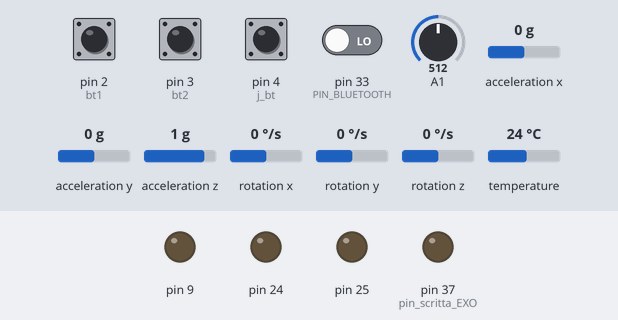
This program was run on a simulated Teensy 4. On the bench: output pins drawn as LEDs (lit = HIGH). The test bench sets the inputs (shaded band); at power-on: pin 2 (bt1), pin 3 (bt2), pin 4 (j_bt) HIGH, pin 33 (PIN_BLUETOOTH) LOW, A1 = 512, acceleration x 0 g, acceleration y 0 g, acceleration z 1 g, rotation x 0 °/s, rotation y 0 °/s, rotation z 0 °/s, temperature 24 °C. What the program prints to the serial monitor is not drawn.

Above: at 1.3 s.
1.4 s: pin 2 (bt1) pulled LOW for 0.15 s
At 1.9 s:
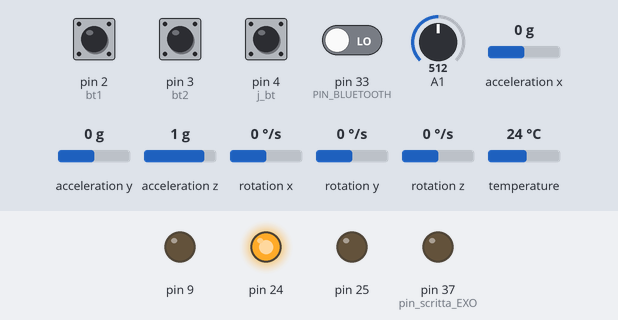
4.5 s: pin 3 (bt2) pulled LOW for 0.15 s
At 5.5 s:
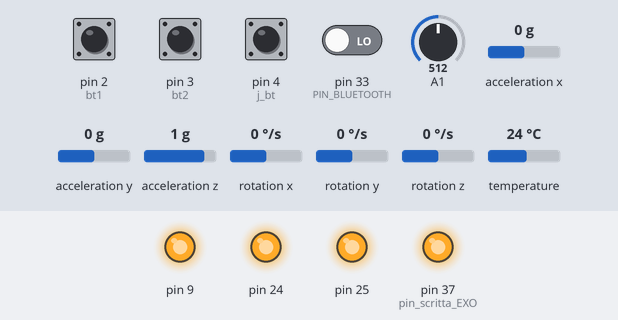
6.1 s: pin 2 (bt1) pulled LOW for 1 s
At 6.7 s:
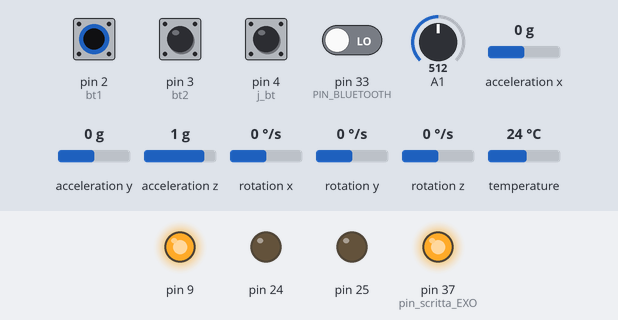
10.5 s: pin 2 (bt1) driven LOW and pin 33 (PIN_BLUETOOTH) driven LOW
At 11.3 s:
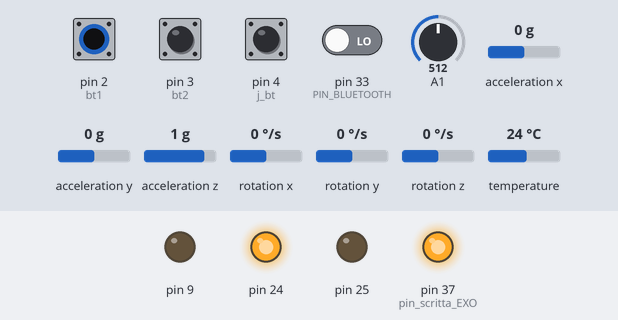
13.5 s: pin 2 (bt1) driven HIGH
At 14.6 s:
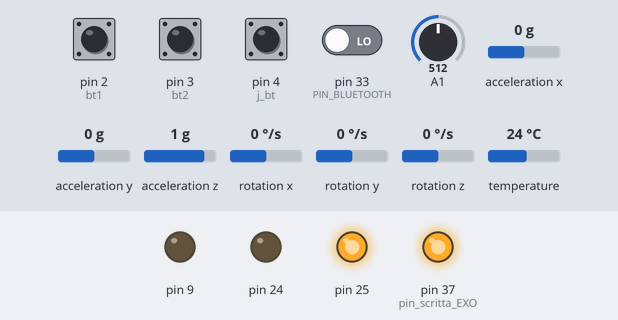
Timing chart, 0 to 16.5 s (numbered marks = the images above; inputs shaded):
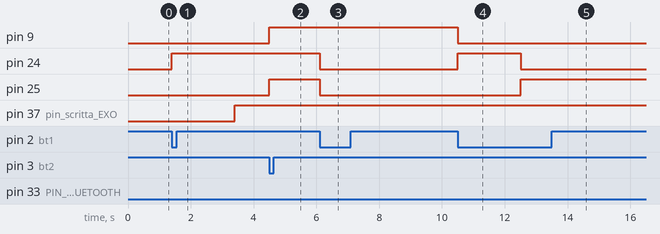

The program:

main.cpp
```cpp
#define PIN_BLUETOOTH 33
#include <iostream>
#include <Arduino.h>
//#include <SPI.h>
//#include <mcp2515.h>
#include <tMotor.h>
#include <PID.cpp>
#include <controller.cpp>
#include <svmML.cpp>
#include <Wire.h>
#include <curves.h>

////////////////MPU6050////////////////////
#include <Adafruit_MPU6050.h>
#include <Adafruit_Sensor.h>
Adafruit_MPU6050 mpu;

//oggetto per calcolo Machine Learning
Svm ml_calculator;


/////////////////////////////////////////////VARIABLES//////////////////////////////////////////////

//da rivedere
int hip;
int knee;

// risultato retta nelle curve camminata per valore x
unsigned int tempo = 1;
// x della retta per curve camminata
float xT = 0;
// fattore scala per iniziare camminata con curve piccole
float scala = 0;
//fattore scala in orizzontale
float scaleHori;


//variables of speed, position and torque
float speed = 0;
float speedKnee;
float position;
float positionKnee;
float torque;
float torqueKnee;

float setPosHip;
float setPosKnee;

long unsigned int current_ID;


float id;

//oggetto controller per ricevere info su controller mode
Controller ct;

//variables for App control
byte modeBluetooth;
int speedBluetooth;


//variable to start motor every time the mode is changed in 1
bool startMotor = true;

//message from APP
String messageB;


/*
mode 1 --> freeMode
mode 2 --> gyroMode
mode 3 --> PIDMode (forse no)
mode 5 --> calibrationMode
*/


////////////////////////////FUNCTIONS////////////////////////////////////////

/* declaration of functions
void joystickMode(byte direction);

void checkModeBluetooth(byte mode);
//mode libera con motori disable e libertà di movimento
void freeMode();
//mode con giroscopio e algoritmo di machine learning
void gyroMode();
//mode PID forse non serve
void PIDmode(int posHip, int posKnee);
//funzione per settare posizione motori |||forse non necessaria
void setMode(int posKnee, int posHip);
//funzione per scrivere messaggi ad EXO APP
void writeBluetooth(String message);
//funzione per leggere stringhe da EXO APP
String readMessageBluetooth();
//funzione per print info su mode corrente
void logStatus(int level);
// funzione per calibrare posizione con joystick
void calibrationMode();
//funzione per resettare valori per curve camminata
void resetValues(float *scale, unsigned int *tempo, float *xT);
*/

void gravityMode(){
  read_fromMotor(current_ID,position,speed,torque);
  float p_in = position;
  float t_in = 10 * sin(position + 0.06) + 0.0;
  Serial.println(torque);
  sendToMotor(current_ID,p_in,0,1,2,t_in);
}


//function to read values of motor
float readMotorValues(){
  read_fromMotor(current_ID,position,speed,torque);

  if(current_ID == 1){
    Serial.print("Posizione motore Anca : ");
    Serial.print(position);
    Serial.print("  Speed motor Anca : ");
    Serial.print(speed);
    Serial.print("  Torque motore Anca : ");
    Serial.print(torque);
  }
  if(current_ID == 2){
    Serial.print("Posizione motore Ginocchio : ");
    Serial.print(position);
    Serial.print("  Speed motor Ginocchio : ");
    Serial.print(speed);
    Serial.print("  Torque motore Ginocchio : ");
    Serial.print(torque);
  }
  else {
    Serial.print("ID : "); Serial.print(current_ID); Serial.print("  Posizione : ");
    Serial.print(position);
    Serial.print("  Speed motor Ginocchio : ");
    Serial.print(speed);
    Serial.print("  Torque motore Ginocchio : ");
    Serial.print(torque);
  }


}

float degreeToRadiant(float degree){
  return degree*(PI/180);
}


/// @brief mode that disable motors
void freeMode(){
    //disableMotor(1);
    //disableMotor(2);
    if(startMotor){
      enterMotorMode(0x001); //hip
      enterMotorMode(0x002); //knee

      startMotor = false;
    }


    sendToMotor(0x001, 0, 0, 2, 0.8, 0);
    sendToMotor(0x002, 0, 0, 2, 0.8, 0);
}

//funzione per resettare valori iniziali variabili curve
void resetValues(float *scale, unsigned int *tempo, float *xT){
  *tempo = 0;
  *xT = 0;
  *scale = 0.0;
}


/// @brief mode with the use of joystick
void joystickMode(byte direction){
  if(direction==0){
    //va avanti con impostazione scale definita negli altri due casi
  }
  else if(direction == 1)
  {
    //avanti
    scala += 0.01;

  }
  else if(direction == 2)
  {
    //indietro
    if(scala > 0) scala -= 0.01;

  }

  tempo = 1.5*xT;
  xT++;
  scaleHori = 0.08;

  sendToMotor(0x001,2*degreeToRadiant(getCurveAnca(tempo ,scala, scaleHori)),0, 2, 1, 0);
  sendToMotor(0x002,2*degreeToRadiant(getCurveGinocchio(tempo ,scala, scaleHori)),0, 2, 1, 0);

  Serial.print(2* degreeToRadiant(getCurveGinocchio(tempo, scala, scaleHori)));
  Serial.print(" ");
  Serial.print(2* degreeToRadiant(getCurveAnca(tempo ,scala, scaleHori)));
  delay(10);
}


// mode with gyroscope
void gyroMode(){
  //pin LED
  digitalWrite(37,HIGH);

  //ottiene valori da giroscopio
  sensors_event_t a, g, temp;
  mpu.getEvent(&a, &g, &temp);

  //inserisce valori gyroscopio all'interno dell'array per utilizzarlo nell'algoritmo di ML
  int data[4];
  data[0] = a.acceleration.x;
  data[1] = a.acceleration.y;
  data[2] = g.gyro.x;
  Serial.print("Data ML : ");
  Serial.print(ml_calculator.motion(data));
  Serial.print("  ");

  //calcolo del fattore c Machine Learning
  if(ml_calculator.motion(data))
  {

    //abilità motori solo prima volta che entra dentro al ciclo, ogni volta che riparte da zero
    if(xT == 0){

      enterMotorMode(0x001);
      enterMotorMode(0x002);

      sendToMotor(0x001, 0, 0, 1, 1.2, 0);
      sendToMotor(0x002, 0, 0, 1, 1.2, 0);
    }

    //muovi motori secondo curva sinosoidale
    //aggiorna valori scala e tempo
    scala += 0.001;
    tempo = 1.5*xT;
    scaleHori = 0.08;
    //print delle curve
    Serial.print(2*degreeToRadiant(getCurveGinocchio(tempo, scala, scaleHori)));
    Serial.print(" ");
    Serial.print(2*degreeToRadiant(getCurveAnca(tempo, scala, scaleHori)));
    Serial.print(" ");
    //send position to the motors
    sendToMotor(0x001, (2*degreeToRadiant(getCurveAnca(tempo, scala, scaleHori))), 0, 2, 1, 0);
    sendToMotor(0x002, (2*degreeToRadiant(getCurveGinocchio(tempo, scala, scaleHori))), 0, 2, 1, 0);  // 0, 2, 1, 0);


    //Serial.print(startPosition(xT));
    //incrementa x della funzione

    xT++;
  }
  else
  {
    // return to home position
    //if(getCurveAnca(tempo, scala, scaleHori) != 0) sendToMotor(0x001, 0, 1, 1, 1, 1); // hip
    //if(getCurveGinocchio(tempo, scala, scaleHori) != 0) sendToMotor(0x002, 0, 0.5, 0.5, 0.5, 0.5); // knee


    sendToMotor(0x001, 0, 0, 1, 1.2, 0);
    sendToMotor(0x002, 0, 0, 1, 1.2, 0);
    //read values from Motors

    //disableMotor(1);
    //disableMotor(2);

    //funzione che resetta valori delle curve
    resetValues(&scala, &tempo, &xT);

    //due strade da prendere :
    //1) disableMotor e una volta che c soddisfa condizione vera impostare 0 motor nella current pos;
    //2) quando c non soddisfa condizioni riportare motori su valore 0 preimpostato con una velocità ridotta per poi disabilitare motori
    //TODO forse meglio prima strada per fattore comodità dal momento che una volta disabilitati i motori è possibile fare movimento libero
  }
}


/// @brief mode to check the mode via bluetooth
/// @param mode current mode
void checkModeBluetooth(byte mode){
  if(mode == 1) freeMode();
  if(mode == 2) gyroMode();
  if(mode == 3); //;
}


/// @brief convert speed and mode into a message to send to App
void writeBluetooth(){
  //int messageToSend = (speed << 3) /*+ mode*/ ;
}


/// @brief function to get the Mode selected in the App
/// @param message message come from the App
/// @return current mode
int getModeApp(String message){
  int32_t n = message.toInt();

  return n - ((n >> 3) << 3);
}


/// @brief function to get the Speed selected in App
/// @return
int getSpeedApp(String message){
  int32_t n = message.toInt();

  return ((n - (n >> 9) << 9 )) - (getModeApp(message) >> 3);

}


/// @brief function to readMessage from Serial and put values into variables
void readMessageBluetooth(){
  if(Serial8.available()){
    messageB = Serial8.read(); // valore letto da app
    modeBluetooth = getModeApp(messageB);
    speedBluetooth = getSpeedApp(messageB);


    //reset all variables
    startMotor = true; // --> for start motor in 1 mode after mode 5  (mode 5 to 1 enable motors)
    //funzione che resetta valori delle curve
    resetValues(&scala, &tempo, &xT);
  }
}


//print value in serial
/// @brief Log that print useful information on monitor
/// @param level 0 = controller, 1 = APP mode
void logStatus(int level){
  //use of Controller
  if(level == 0){
    Serial.print("    //   ");
    Serial.print(ct.getMode());
    Serial.print("  X direction : ");
    Serial.print(ct.getDirectionX());
    Serial.print("  Y direction : ");
    Serial.print(ct.getDirectionY());

  }
  //mode with APP
  if(level == 1){
    Serial.print("APP>>");
    Serial.print(messageB);
    Serial.print(" Mode: ");
    Serial.print(modeBluetooth);
    Serial.print(" , Speed: ");
    Serial.print(speedBluetooth);

  }

  //calibration mode
  if(level == 2){
  }

  Serial.println(" ");
  //TODO
}


// function to calibrate initial position
void calibrationMode(){
  if(ct.getMode() == 5 || modeBluetooth == 5 ){
    //ct.readJoystick(setPosHip,setPosKnee);
    //sendToMotor(0x001, degreeToRadiant(setPosHip),0, 2, 1, 0); // ultimi 4 valori da testare
    //sendToMotor(0x002, degreeToRadiant(setPosKnee), 0, 2, 1, 0);  // ultimi 4 valori da testare

    exitMotorMode(0x001);
    exitMotorMode(0x002);

  }
}


/// @brief mode to set the 0 position USE in INTERRUPT
void resetZeroPositionMotor(){
  //insert 0 position only if the current mode is calibrationMode
  if(ct.getMode() == 5){
    /*
    resetValues(&scala, &tempo, &xT);
    //sendToMotor(0x001, degreeToRadiant(setPosHip),0, 2, 1, 0); // ultimi 4 valori da testare
    //sendToMotor(0x002, degreeToRadiant(setPosKnee), 0, 2, 1, 0);  // ultimi 4 valori da testare
    //delay(100);
    enterMotorMode(0x001);
    enterMotorMode(0x002);
    setZeroMotor(0x001);
    setZeroMotor(0x002);
    //imposta mode 1 e manageLED 1
    setPosHip = 0;
    setPosKnee = 0;
    ct.setMode(1);
    ct.manageLED(1);
    */
  }
}

/// @brief mode that set the initial parameter every time mode changed INTERRUPT
void transictionMode(){
  //when the button mode is clicked, check if the current mode is 1(gyroMode) and reset the values for the 2 mode(Joystick)
  //if(ct.getMode() == 1){
    resetValues(&scala, &tempo, &xT);

    //condition to avoid click of motors when mode change between 1 and 2
    if(ct.getMode() != 1){
      sendToMotor(0x001,0,0, 1, 1.2, 0);
      sendToMotor(0x002,0,0, 1, 1.2, 0);
    }
}


/// @brief mode that set the initial parameter every mode calibration is called  INTERRUPT
void transictionSetMode(){
  //when the button mode is clicked, check if the current mode is 1(gyroMode) and reset the values for the 2 mode(Joystick)
  //if(ct.getMode() == 1){
    resetValues(&scala, &tempo, &xT);

    //condition to avoid click of motors when mode change between 1 and 2
    sendToMotor(0x001,0,0, 1, 1.2, 0);
    sendToMotor(0x002,0,0, 1, 1.2, 0);

    //reset value FLAG for enable motors every time mode is changed in 1
    startMotor = true; // --> for start motor in 1 mode after mode 5  (mode 5 to 1 enable motors)
}


///////////////////////////////////////////////END///////////////////////////////////////////////////

void setup() {
  Serial.begin(9600);
  Serial8.begin(9600); // --> serial per bluetooth

  //parte MPU
  if (!mpu.begin()) {
    Serial.println("Failed to find MPU6050 chip");
    while (1) {
      delay(10);
    }
  }

  Serial.println("MPU6050 Found!");

  //setting gyroscope and accelerometer
  mpu.setAccelerometerRange(MPU6050_RANGE_8_G);
  mpu.setGyroRange(MPU6050_RANGE_500_DEG);
  mpu.setFilterBandwidth(MPU6050_BAND_5_HZ);

  Serial.println("");
  delay(100);

  //TODO define pin led controller
  //define serial


  //init CAN shield
  checkCAN();


  //interrupt when button Joystick is clicked, it is used to set the 0 position
  pinMode(j_bt, INPUT_PULLUP);
  attachInterrupt(digitalPinToInterrupt(j_bt), resetZeroPositionMotor, CHANGE);

  //interrupt when button Mode is clicked, it is used to set the initial parameter for the next Mode
  pinMode(bt2, INPUT_PULLUP);
  attachInterrupt(digitalPinToInterrupt(bt1), transictionMode, CHANGE);

  pinMode(bt1, INPUT_PULLUP);
  attachInterrupt(digitalPinToInterrupt(bt1), transictionSetMode, CHANGE);

  pinMode(PIN_BLUETOOTH,INPUT); // declaration of PIN BLUETOOTH

  pinMode(37,OUTPUT);//pin scritta EXO


  enterMotorMode(0x001); //hip
  enterMotorMode(0x002); //knee

  //set a first calibration
  setZeroMotor(0x001);
  setZeroMotor(0x002);
}


void loop() {
  //if controllo bluetooth
  if(digitalRead(PIN_BLUETOOTH)){ //pin bluetooth attivo --> vuol dire che telefono collegato

    //this function read message from Serial and write the values in variables : modeBluetooth and speedBluetooth;
    readMessageBluetooth();

    if(modeBluetooth == 1) freeMode(); //mode with motors disable
    if(modeBluetooth == 2) gyroMode(); //attraverso ML attiva e disattiva motori e curva
    if(modeBluetooth == 3) joystickMode(ct.getDirectionY()); // utilizza joystick per muovere EXO
    if(modeBluetooth == 5) calibrationMode(); // attraverso controller calibra i motori

    logStatus(1);

  }

  else{

    //Mode without APP
    if(ct.getMode() == 1) freeMode(); //mode with motors disable
    if(ct.getMode() == 2) gyroMode(); //attraverso ML attiva e disattiva motori e curva
    if(ct.getMode() == 3) joystickMode(ct.getDirectionY()); // utilizza joystick per muovere EXO
    if(ct.getMode() == 5) {
      calibrationMode(); // attraverso controller calibra i motori
      logStatus(2);
    }

    ct.checkModeController();

  }

  //readMotorValues();


  Serial.println();

}
```

PID.cpp
```cpp
//classe PID
#include <Arduino.h>

class PidControl {
  private:
    float kp = 1; //costante proportional
    float kd = 0.020; //costante derivate
    float ki = 0;//costante integral
    long prevT = 0;
    float eprev = 0;
    float eintegral = 0;
    int e = 0;
    float dedt;

  public:
    float u ;

    int calculate(long currT, int target, int currentPos ) {
      float deltaT = ((float)(currT - prevT)) / 1.0e6;
      prevT = currT;
      e = currentPos - target;
      dedt = (e - eprev) / (deltaT);
      eintegral = eintegral + e * deltaT;
      //control signal
      u = kp * e + kd * dedt + ki * eintegral;
      eprev = e;
      return u;
    }
};
```

curves.h
```cpp
//#include <Arduino.h>

//buoni con retta
//float a[3] = {6.964,-13.83,1.111};
//float b[2] = {14.09,-5.848};
//float w = 0.04695;

//coefficienti curva ANCA
float a[3] = {6.964,-13.83,1.111};
float b[2] = {14.09,-5.848};
float w = 0.04695;
//float curvaAnca = a[0] + a[1]*cos(time*w)+ b[0]*sin(time*w) + a[2]*cos(2*time*w) + b[1]*sin(2*time*w);

//coefficienti curva GINOCCHIO
float a_g[3] = {-30.2,-21.92,  10.27};
float b_g[2] = {-12.73,-20.42 };
float w_g =0.04675 ;
//float curvaGinocchio = a_g[0] + a_g[1]*cos(time*w_g)+ b_g[0]*sin(time*w_g) + a_g[2]*cos(2*time*w_g) + b_g[1]*sin(2*time*w_g);


// @brief get the value of angle of hip with the curve
// @param time the x value of the function curve
// @param scale the scale factor for start with a small curve
// @return angle for control motor
float getCurveAnca( float time,float scale, float scaleHori){

    if(scale<=1){
        return -1*(scale*(a[0] + a[1]*cos((scaleHori*time)*w)+ b[0]*sin((scaleHori*time)*w) + a[2]*cos(2*(scaleHori*time)*w) + b[1]*sin(2*(scaleHori*time)*w)));
    }else {
        return -1*(a[0] + a[1]*cos((scaleHori*time)*w)+ b[0]*sin((scaleHori*time)*w) + a[2]*cos(2*(scaleHori*time)*w) + b[1]*sin(2*(scaleHori*time)*w));
    }
}


/// @brief get the value of angle of knee with the curve
/// @param time the x value of the function curve
/// @param scale the scale factor for start with a small curve it equals of the range of walking
/// @return angle for control motor
float getCurveGinocchio(float time, float scale, float scaleHori){
    if(scale<=1){
        return -1*(scale*(a_g[0] + a_g[1]*cos((scaleHori*time)*w_g)+ b_g[0]*sin((scaleHori*time)*w_g) + a_g[2]*cos(2*(scaleHori*time)*w_g) + b_g[1]*sin(2*(scaleHori*time)*w_g)) + 5);
    }else{
        return -1*(0.5*(a_g[0] + a_g[1]*cos((scaleHori*time)*w_g)+ b_g[0]*sin((scaleHori*time)*w_g) + a_g[2]*cos(2*(scaleHori*time)*w_g) + b_g[1]*sin(2*(scaleHori*time)*w_g)) + 5);
    }
}


//
//
///// @brief find the x position to start walking
///// @param y the current pos of motor
///// @return x value(time)
//float startPosition(float y, float scaleHori){
//    //y = scale*(a[0] + a[1]*cos((scaleHori*time)*w)+ b[0]*sin((scaleHori*time)*w) + a[2]*cos(2*(scaleHori*time)*w) + b[1]*sin(2*(scaleHori*time)*w));
//
//    return (a[0] + a[1]*acos((scaleHori*y)*w)+ b[0]*asin((scaleHori*y)*w) + a[2]*acos(2*(scaleHori*y)*w) + b[1]*asin(2*(scaleHori*y)*w));
//}
//
```

svmML.cpp
```cpp
#include <Arduino.h>

class Svm{

    private :
        double w[3] = {1.2996878342734843, 0.09082030487999183, 0.2738500377783939};
        double u[3] = {-2.137123287671233, 0.05847358121330724, 9.215812133072406};
        double p[3] = {0.2834320056785879, 2.454550912042887, 0.8410172775532369};
        double c = 0.525712033288551;
        //controlla array indice !!!!!!!

    public:
        /// @brief method to check if values read from Gyro/Accelerometer is checked or not
        /// @param data array of values read from Gyro/Accel
        /// @return true if the check results in true or false
        bool motion(int data[]){
            double temp = 0.0;
            for(int i=0; i<3; i++)
            {
                temp += (data[i]-u[i]) * p[i] * w[i];
            }

            //Serial.println(temp);
            if(temp >= c)
            {
                return false;
            }
            else
            {
                return true;
            }
        }
};
```

Source omitted: controller.cpp (4262 bytes), tMotor.h (3932 bytes)

Measured:
- after the input at 1.4 s, pin 24: LOW → HIGH at once; pin 37 (pin_scritta_EXO): LOW → HIGH after 2.0 s
- after the input at 4.5 s, pin 9, pin 25: LOW → HIGH at once
- after the input at 6.1 s, pin 24, pin 25: HIGH → LOW at once
- after the input at 10.5 s, pin 9: HIGH → LOW at once; pin 24: LOW → HIGH at once, → LOW 2.0 s later; pin 25: LOW → HIGH after 2.0 s
- after the input at 13.5 s, pin 9: stays LOW (without the input it goes to HIGH after 1.0 s); pin 24: stays LOW (without the input it goes to HIGH after 3.0 s); pin 25: stays HIGH (without the input it goes to LOW after 1.0 s)
